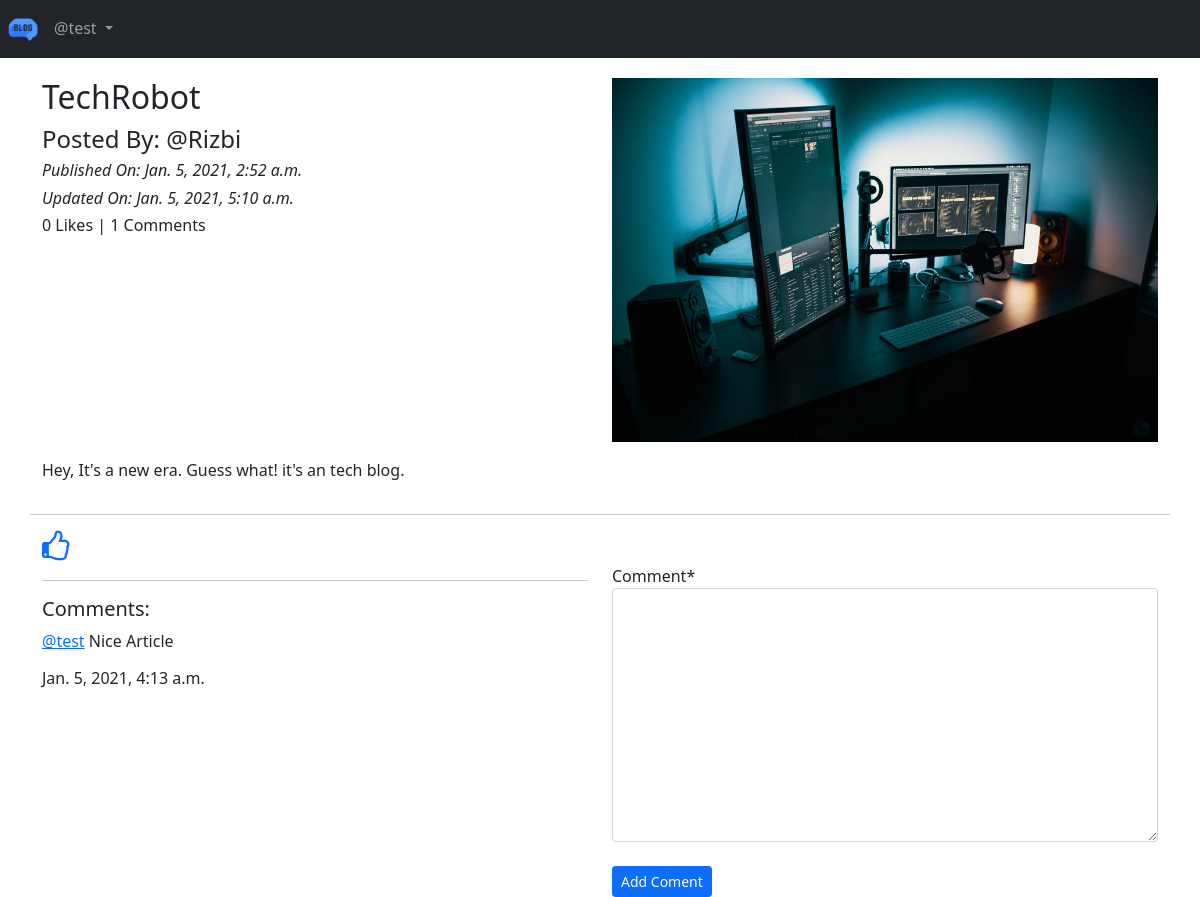
The app's page /blog/details/TechRobot1f41e40b-6aa2-40ae-9823-6dbde5270200 (signed in) with its own data.
### App_Blog/models.py (models this page shows, shortened)
class Blog(models.Model):
    author = models.ForeignKey(User, on_delete = models.CASCADE, related_name = 'post_author')
    blog_title = models.CharField(max_length = 264, verbose_name = "Put a Title")
    slug = models.SlugField(max_length = 264, unique=True)
    blog_content = models.TextField(verbose_name="What is on your mind?")
    blog_image = models.ImageField(upload_to='blog_images', verbose_name = "Image")
    publish_date = models.DateTimeField(auto_now_add=True)
    update_date = models.DateTimeField(auto_now=True)
    class Meta:
        ordering = ['-publish_date']

class Comment(models.Model):
    blog = models.ForeignKey(Blog, on_delete=models.CASCADE, related_name = 'blog_comment')
    user = models.ForeignKey(User, on_delete=models.CASCADE, related_name ='user_comment')
    comment = models.TextField()
    comment_date = models.DateTimeField(auto_now_add=True)
    class Meta:
        ordering = ['-comment_date']

### App_Blog/views.py (the view, shortened to what this page needs)
# urls.py: path('details/<slug:slug>', views.blog_details, name='blog_details'),
@login_required
def blog_details(request, slug):
    blog = Blog.objects.get(slug=slug)
    comment_form = CommentForm()
    already_liked = Likes.objects.filter(blog=blog, user = request.user)
    if already_liked:
        liked = True
    else:
        liked = False
    return render(request, 'App_Blog/blog_details.html', context ={'blog':blog, 'comment_form':comment_form,'liked':liked})

### App_Blog/forms.py
class CommentForm(forms.ModelForm):
    class Meta:
        model = Comment
        fields = ('comment',)

### templates/App_Blog/blog_details.html (shortened to what this page needs)
{% extends 'base.html' %}
{% load crispy_forms_tags %}
{% block body_block %}
<div class="row">
  <div class="col-sm-6">
    <h2>{{blog.blog_title}}</h2>
    <h4>Posted By: @{{blog.author}}</h4>
    <i>
      <h6>Published On: {{blog.publish_date}}</h6>
    </i>
    <i>
      <h6>Updated On: {{blog.update_date}}</h6>
    </i>
    <h6>{{blog.liked_blog.count}} Likes | {{blog.blog_comment.count}} Comments
  </div>
  <div class="col-sm-6">
    <img src='/media/{{blog.blog_image}}' width="100%">
  </div>
  <p>{{blog.blog_content|linebreaks}}</p>
  <hr>
</div>
{% if not liked %}
<a href="{% url 'App_Blog:liked_post' pk=blog.pk%}">
  <i class="fa fa-thumbs-o-up fa-2x" aria-hidden="true"></i>
</a>
{% else %}
<a href="{% url 'App_Blog:unliked_post' pk=blog.pk%}">
  <i class="fa fa-thumbs-o-down fa-2x" aria-hidden="true"></i>
</a>
{% endif %}
<div class="row">
  <div class="col-sm-6">
    <hr>
    <h5>Comments: </h5>
    {% for comment in blog.blog_comment.all %}
      <p><a href="#">@{{comment.user}}</a> {{comment.comment}}<br><h6>{{comment.comment_date}}</h6></p>
    {% endfor %}
  </div>
  <div class="col-sm-6">
    <form method="POST">
      {{comment_form|crispy}}
      <br>
      <button type="submit" class="btn btn-primary btn-sm">Add Coment</button>
    </form>
  </div>
</div>
{% endblock%}

### templates/base.html (shortened to what this page needs)
<!DOCTYPE html>
<html lang="en" dir="ltr">
  <head>
    <head>
       <link href="https://cdn.jsdelivr.net/npm/bootstrap@5.0.0-beta1/dist/css/bootstrap.min.css" rel="stylesheet">
       <link rel="stylesheet" href="https://cdnjs.cloudflare.com/ajax/libs/font-awesome/4.7.0/css/font-awesome.min.css">
     </head>
     <body>
       <nav class = "navbar navbar-expand-sm bg-dark navbar-dark">
         <ul class = "navbar-nav">
           <li class = "nav-item active">
             <a class = "nav-link" href = "{% url 'index' %}">
             <img src="/media/logo.png" class="rounded-circle" width="30px" height="25px">
           </a>
           </li>
           {% if user.is_authenticated %}
           <div class="nav-item dropdown">
             <a class="nav-link dropdown-toggle" href="#" id="navbarNavDarkDropdown" role="button" data-bs-toggle="dropdown" aria-expanded="false">
              @{{user.username}}
            </a>
           </div>
           {% endif %}
         </ul>
       </nav>
       <div class = "container" style="padding-top:20px">
         {% block body_block %}
         {% endblock %}
       </div>
     </body>
   </html>

### records on screen
Blog: blog_title "TechRobot", author "Rizbi", publish_date "Jan. 5, 2021, 2:52 a.m.", update_date "Jan. 5, 2021, 5:10 a.m.", liked_blog.count "0", blog_comment.count "1", blog_image (picture), blog_content "Hey, It's a new era. Guess what! it's an tech blog."
Comment: user "test", comment "Nice Article", comment_date "Jan. 5, 2021, 4:13 a.m."

### other values on screen
{{ user.username }} "test"
